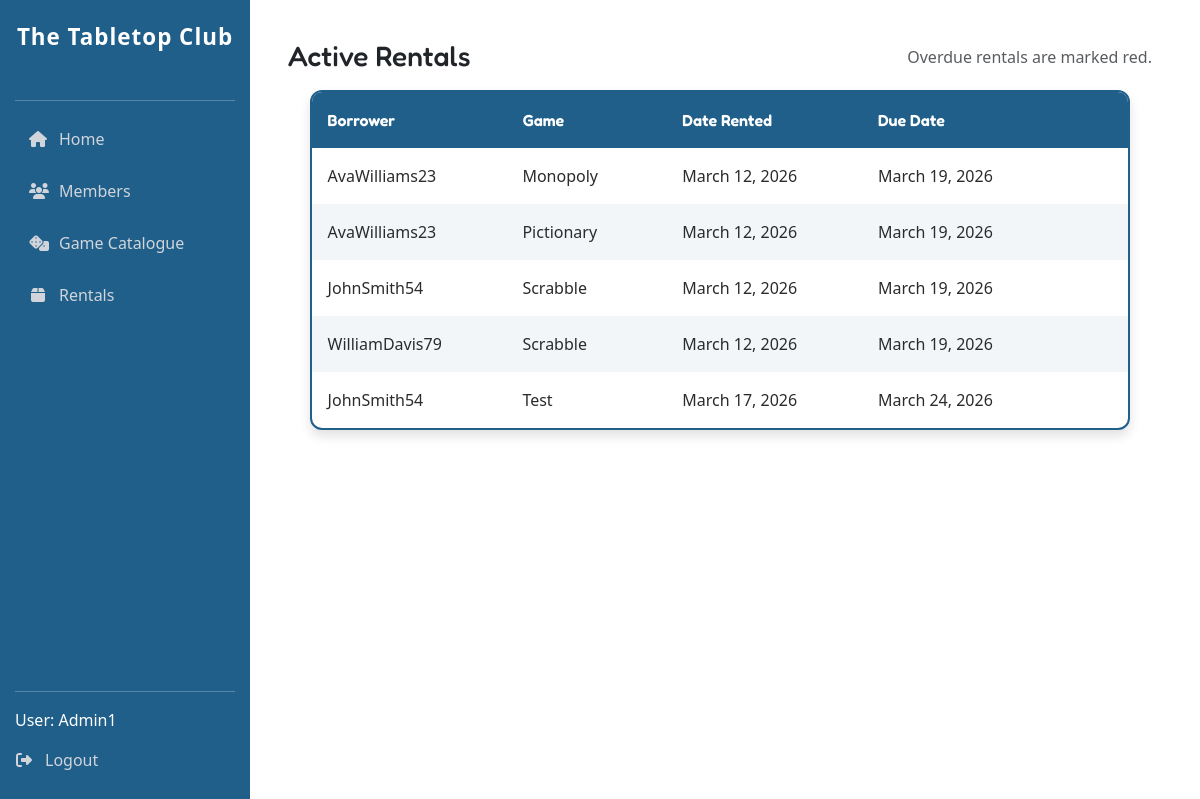
/rentals/ (signed in), run on an earlier commit of the app's database.
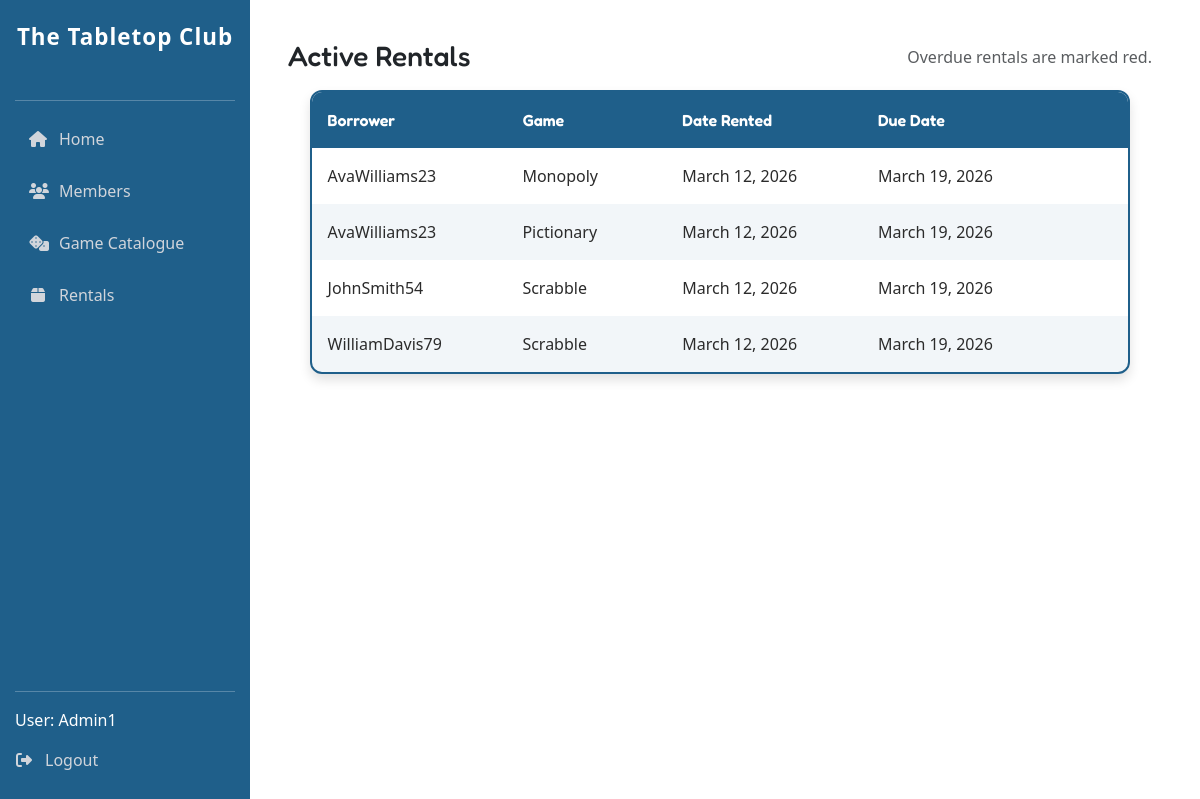
And on a later commit of the database.
### tabletop_club_app/models.py (models this page shows, shortened)
class Rental(models.Model):
    borrower = models.ForeignKey(settings.AUTH_USER_MODEL, on_delete=models.PROTECT, related_name='rentals')
    board_game = models.ForeignKey(BoardGame, on_delete=models.PROTECT, related_name='rentals')
    date_rented = models.DateField(default=timezone.localdate)
    due_date = models.DateField(editable=False)
    class Meta:
        ordering = ['-date_rented']
    @property
    def is_overdue(self):
        return timezone.localdate() > self.due_date

class BoardGame(models.Model):
    class Category(models.TextChoices):
        STRATEGY = 'strategy', 'Strategy'
        PARTY = 'party', 'Party'
    title = models.CharField(max_length=100, unique=True,)
    category = models.CharField(max_length=20, choices=Category.choices)
    min_players = models.PositiveIntegerField(validators=[MinValueValidator(1)])
    max_players = models.PositiveIntegerField(validators=[MinValueValidator(1)])
    playtime_minutes = models.PositiveIntegerField(validators=[MinValueValidator(1)])
    quantity = models.PositiveIntegerField(default=1, validators=[MinValueValidator(1)])
    class Meta:
        ordering = ['title']
    def __str__(self):
        return self.title

### tabletop_club_app/views.py (the view)
# urls.py: path('rentals/', views.rentals, name='rentals'),
@login_required
def rentals(request):
    if not request.user.is_staff: # Checks if user is an admin and redirects them to the appropriate home page if they are not.
        return redirect('home_member')
    rental_list = Rental.objects.all().order_by('date_rented')
    return render(request, 'rentals.html', {'rentals': rental_list})

### tabletop_club_app/templates/rentals.html (shortened to what this page needs)
{% extends 'base.html' %}
{% block content %}
<div class="container">
        <div class="rentals">
            <div class="rental_header_table d-flex justify-content-between align-items-center flex-wrap gap-2 mb-3">
                <h3 class="mb-0">Active Rentals</h3>
                <p class="text-muted mb-0">Overdue rentals are marked red.</p>
            </div>
    {% if rentals %}
        <div class="table-wrapper">
            <table class="table-scroll">
                <thead>
                    <tr>
                        <th>Borrower</th>
                        <th>Game</th>
                        <th>Date Rented</th>
                        <th>Due Date</th>
                    </tr>
                </thead>
                <tbody>
                    {% for rental in rentals %}
                        <tr class="{% if rental.is_overdue %}row-danger{% endif %}">
                            <td>{{ rental.borrower }}</td>
                            <td>{{ rental.board_game }}</td>
                            <td>{{ rental.date_rented }}</td>
                            <td>{{ rental.due_date }}</td>
                        </tr>
                    {% endfor %}
                    </tbody>
                </table>
            </div>
        {% else %}
            <p class="text-muted mb-0">No rentals found.</p>
        {% endif %}
        </div>
    </div>
{% endblock %}

What changed in the data, as far as the page shows it:
removed Rental: borrower "JohnSmith54", board_game "Test", date_rented "March 17, 2026", due_date "March 24, 2026"
